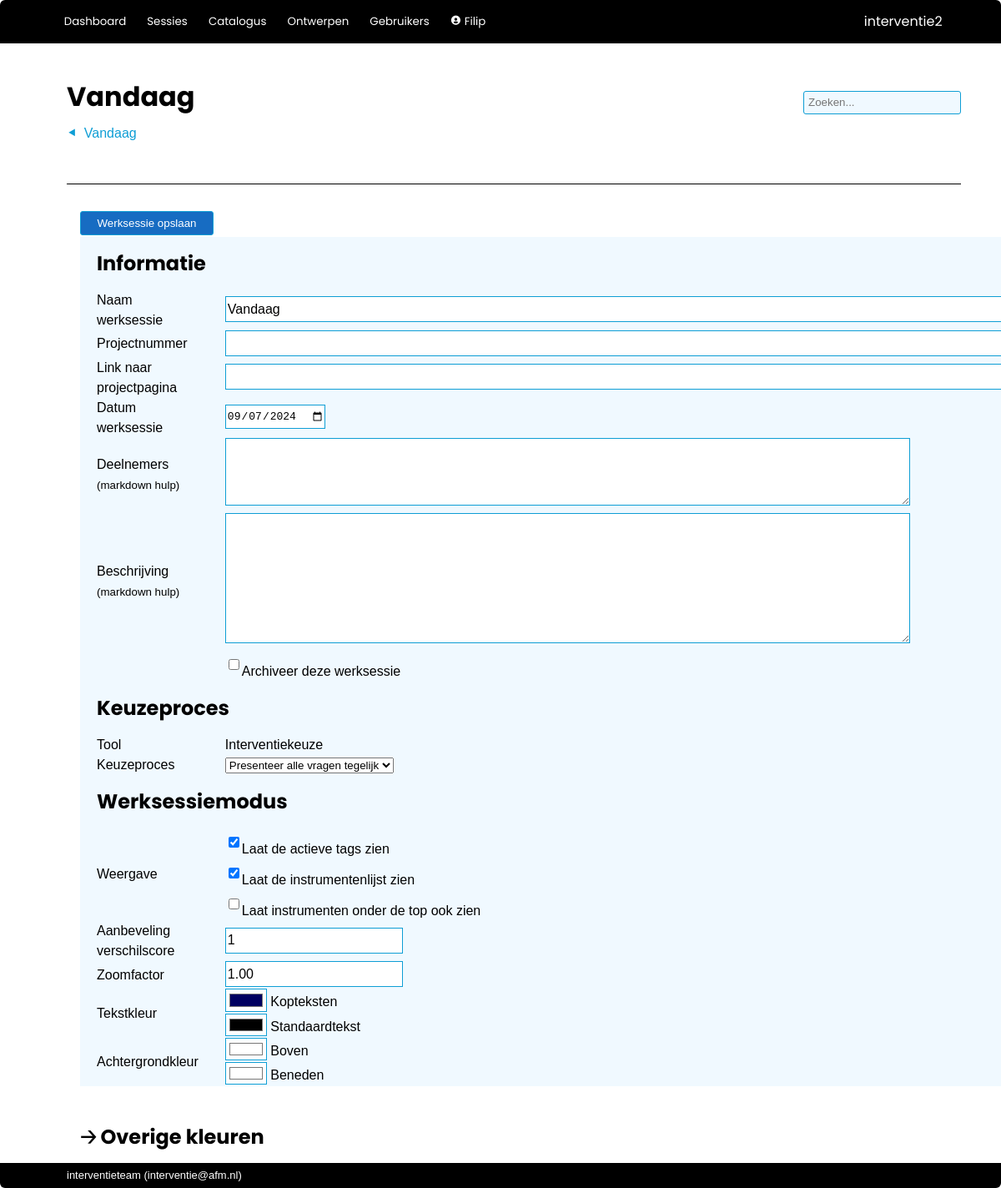
Page /worksession/2/edit (signed in) on the earlier database version.
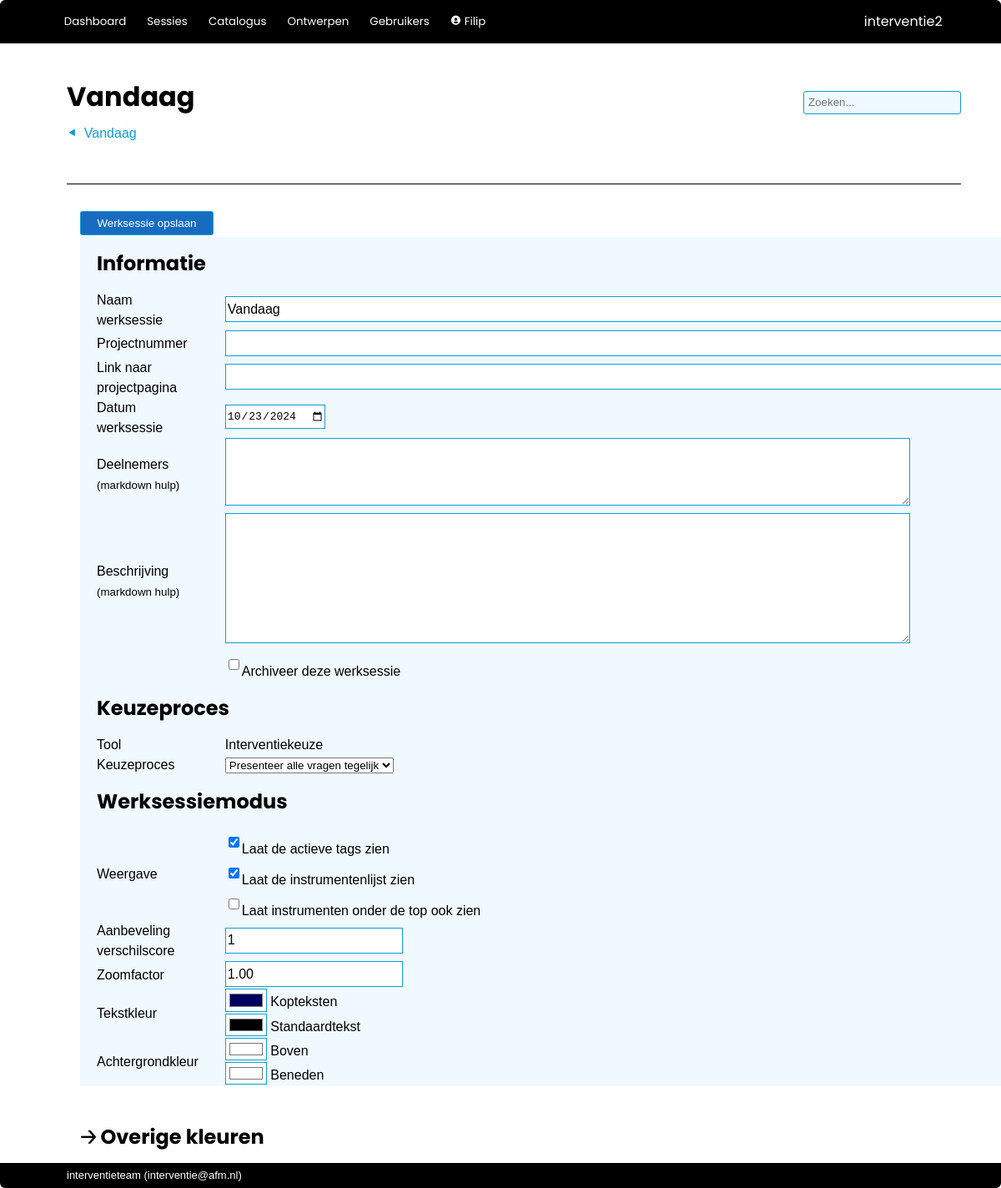
Same page on the later database version.
### interventie2/models.py (models this page shows, shortened)
class Worksession(db.Model):
    __tablename__ = 'worksessions'
    id            = db.Column(db.Integer, primary_key=True)
    name          = db.Column(db.String(100), nullable=False)
    date_modified = db.Column(db.DateTime(timezone=True), server_default=func.now())
    parent_id     = db.Column(db.Integer, db.ForeignKey('worksessions.id'))
    child_description = db.Column(db.String(2000), nullable=False, default="")
    participants  = db.Column(db.String(500), nullable=False, default="")
    date          = db.Column(db.DateTime(timezone=True))
    project_number= db.Column(db.String(100))
    description   = db.Column(db.String(2000), nullable=False, default="")
    effect        = db.Column(db.String(2000), nullable=False, default="")
    link_to_page  = db.Column(db.String(1000), nullable=False, default="")
    show_instruments = db.Column(db.Boolean, default=True)
    mark_top_instruments = db.Column(db.Integer, nullable=False, default=1)
    show_rest_instruments = db.Column(db.Boolean, default=False)
    show_tags     = db.Column(db.Boolean, default=True)
    presenter_mode_zoom = db.Column(db.Numeric(3,2), nullable=False, default=1.25)
    presenter_mode_color_title = db.Column(db.String(7))
    presenter_mode_text_color_title = db.Column(db.String(7))
    presenter_mode_color_nav = db.Column(db.String(7))
    presenter_mode_text_color = db.Column(db.String(7))
    presenter_mode_text_color_nav = db.Column(db.String(7))
    presenter_mode_color_coll = db.Column(db.String(7))
    presenter_mode_text_color_coll = db.Column(db.String(7))
    presenter_mode_color_highlight = db.Column(db.String(7))
    presenter_mode_text_color_highlight = db.Column(db.String(7))
    presenter_mode_text_color_heading = db.Column(db.String(7))
    presenter_mode_background_color1 = db.Column(db.String(7))
    presenter_mode_background_color2 = db.Column(db.String(7))
    archived      = db.Column(db.Boolean, default=False)
    question_set_id = db.Column(db.Integer, db.ForeignKey('question_sets.id'))
    process_id    = db.Column(db.Integer, db.ForeignKey('processes.id'), nullable=False, default=1)
    enable_voting = db.Column(db.Boolean, default=False)
    voting_key    = db.Column(db.String(6), nullable=False, default=generate_secret_key(6))
    creator_id    = db.Column(db.Integer, db.ForeignKey('users.id'))
    secret_key    = db.Column(db.String(20), nullable=False, default=generate_secret_key())
    parent = relationship('Worksession', remote_side=[id], backref='children')
    creator = relationship('User', back_populates='worksession')
    allowed_users = relationship('User', secondary='worksession_access', back_populates='allowed_worksessions')
    answers = relationship('Answer', back_populates='worksession', cascade='all, delete-orphan')
    votes = relationship('Votes', back_populates='worksession', cascade='all, delete-orphan')
    question_set = relationship('QuestionSet')
    process = relationship('Process')
    plan = relationship('Plan', back_populates='worksession', cascade='all, delete-orphan')

### interventie2/main/routes.py (the view)
@main.route('/worksession/<int:worksession_id>/edit', methods=['GET', 'POST'])
@login_required
def edit_worksession(worksession_id):
	worksession = Worksession.query.get(worksession_id)
	if not current_user.role.see_all_worksessions and current_user not in Worksession.query.get(worksession_id).allowed_users:
		return render_template('error/index.html', title='Onvoldoende rechten', message='Onvoldoende rechten om deze sessie te zien.')
	form = EditWorksessionForm()
	form.choice_process.choices = [(process.id, process.name) for process in Process.query.order_by(Process.id)]
	if form.validate_on_submit():
		worksession.name = form.name.data
		worksession.project_number = form.project_number.data
		worksession.link_to_page = form.link_to_page.data
		worksession.participants = form.participants.data
		worksession.date = datetime.combine(form.date.data, datetime.min.time())
		worksession.process_id = form.choice_process.data
		worksession.description = form.description.data
		worksession.show_instruments = form.show_instruments.data
		worksession.mark_top_instruments = form.mark_top_instruments.data
		worksession.show_rest_instruments = form.show_rest_instruments.data
		worksession.show_tags = form.show_tags.data
		worksession.presenter_mode_zoom = form.presenter_mode_zoom.data
		worksession.presenter_mode_color_title = form.presenter_mode_color_title.data
		worksession.presenter_mode_text_color_title = form.presenter_mode_text_color_title.data
		worksession.presenter_mode_color_nav = form.presenter_mode_color_nav.data
		worksession.presenter_mode_text_color_nav = form.presenter_mode_text_color_nav.data
		worksession.presenter_mode_color_coll = form.presenter_mode_color_coll.data
		worksession.presenter_mode_text_color_coll = form.presenter_mode_text_color_coll.data
		worksession.presenter_mode_color_highlight = form.presenter_mode_color_highlight.data
		worksession.presenter_mode_text_color_highlight = form.presenter_mode_text_color_highlight.data
		worksession.presenter_mode_text_color_heading = form.presenter_mode_text_color_heading.data
		worksession.presenter_mode_text_color = form.presenter_mode_text_color.data
		worksession.presenter_mode_background_color1 = form.presenter_mode_background_color1.data
		worksession.presenter_mode_background_color2 = form.presenter_mode_background_color2.data
		worksession.archived = form.archived.data
		db.session.add(worksession)
		db.session.commit()
		return redirect(url_for('main.show_worksession', worksession_id=worksession.id))
	elif request.method == 'GET':
		form.name.data = worksession.name
		form.link_to_page.data = worksession.link_to_page
		form.participants.data = worksession.participants
		form.date.data = worksession.date
		form.choice_process.data = worksession.process_id
		form.description.data = worksession.description
		form.show_instruments.data = worksession.show_instruments
		form.mark_top_instruments.data = worksession.mark_top_instruments
		form.show_rest_instruments.data = worksession.show_rest_instruments
		form.show_tags.data = worksession.show_tags
		form.presenter_mode_zoom.data = worksession.presenter_mode_zoom
		form.presenter_mode_color_title.data = worksession.presenter_mode_color_title
		form.presenter_mode_text_color_title.data = worksession.presenter_mode_text_color_title
		form.presenter_mode_color_nav.data = worksession.presenter_mode_color_nav
		form.presenter_mode_text_color_nav.data = worksession.presenter_mode_text_color_nav
		form.presenter_mode_color_coll.data = worksession.presenter_mode_color_coll
		form.presenter_mode_text_color_coll.data = worksession.presenter_mode_text_color_coll
		form.presenter_mode_color_highlight.data = worksession.presenter_mode_color_highlight
		form.presenter_mode_text_color_highlight.data = worksession.presenter_mode_text_color_highlight
		form.presenter_mode_text_color_heading.data = worksession.presenter_mode_text_color_heading
		form.presenter_mode_text_color.data = worksession.presenter_mode_text_color
		form.presenter_mode_background_color1.data = worksession.presenter_mode_background_color1
		form.presenter_mode_background_color2.data = worksession.presenter_mode_background_color2
		form.archived.data = worksession.archived
	return render_template('main/edit_worksession.html', worksession=worksession, form=form)

### interventie2/models.py (called while the page is built)
@login_manager.user_loader
def load_user(user_id):
    return User.query.get(user_id)

    def unread_messages(self):
        return sum(1 for message in self.messages if (message.unread) and (message.deliver_after.date() <= date.today()))

    def unread_message_alert(self):
        return self.unread_messages() > 0

### interventie2/main/templates/main/edit_worksession.html (shortened to what this page needs)
{% extends 'base.html' %}
{% block steps %}
    <a href="{{ url_for('main.show_worksession', worksession_id=worksession.id) }}" class="step">{{ worksession.name }}</a>
{% endblock %}
{% block page_title %}
    {{ worksession.name }}
{% endblock %}
{% block body %}
    <form method="POST">
        {{ form.submit }}
        <table class="settings">
            <tr>
                <td colspan="2">
                    <h1>Informatie</h1>
                </td>
            </tr>
            <tr>
                <td>{{ form.name.label }}</td>
                <td>{{ form.name }}</td>
            </tr>
            <tr>
                <td>{{ form.project_number.label }}</td>
                <td>{{ form.project_number }}</td>
            </tr>
            <tr>
                <td>{{ form.link_to_page.label }}</td>
                <td>{{ form.link_to_page }}</td>
            </tr>
            <tr>
                <td>{{ form.date.label }}</td>
                <td>{{ form.date }}</td>
            </tr>
            <tr>
                <td>
                    {{ form.participants.label }}
                    {{ macro.markdown_help() }}
                </td>
                <td>{{ form.participants }}</td>
            </tr>
            <tr>
                <td>
                    {{ form.description.label }}
                    {{ macro.markdown_help() }}
                </td>
                <td>{{ form.description }}</td>
            </tr>
            <tr>
                <td></td>
                <td>{{ form.archived }}{{ form.archived.label }}</td>
            </tr>
            <tr>
                <td colspan="2">
                    <h1>Keuzeproces</h1>
                </td>
            </tr>
            <tr>
                <td>Tool</td>
                <td>{{ worksession.question_set.name }}</td>
            </tr>
            <tr>
                <td>{{ form.choice_process.label }}</td>
                <td>{{ form.choice_process }}</td>
            </tr>
            <tr>
                <td colspan="2">
                    <h1>Werksessiemodus</h1>
                </td>
            </tr>
            <tr>
                <td>Weergave</td>
                <td>
                    <p>{{ form.show_tags }}{{ form.show_tags.label }}</p>
                    <p>{{ form.show_instruments }}{{ form.show_instruments.label }}</p>
                    <p>{{ form.show_rest_instruments }}{{ form.show_rest_instruments.label }}</p>
                </td>
            </tr>
            <tr>
                <td>{{ form.mark_top_instruments.label }}</td>
                <td>{{ form.mark_top_instruments }}</td>
            </tr>
            <tr>
                <td>{{ form.presenter_mode_zoom.label }}</td>
                <td>{{ form.presenter_mode_zoom }}</td>
            </tr>
            <tr>
                <td>Tekstkleur</td>
                <td>
                    {{ form.presenter_mode_text_color_heading }} Kopteksten<br>
                    {{ form.presenter_mode_text_color }} Standaardtekst
                </td>
            </tr>
            <tr>
                <td>Achtergrondkleur</td>
                <td>
                    {{ form.presenter_mode_background_color1 }} Boven<br>
                    {{ form.presenter_mode_background_color2 }} Beneden
                </td>
            </tr>
        </table>
        <br><br>
        <h1 class="collapsible">Overige kleuren</h1>
    </form>
{% endblock %}

Differences in the rows shown:
changed Worksession "Vandaag": date "09/07/2024" → "10/23/2024"
